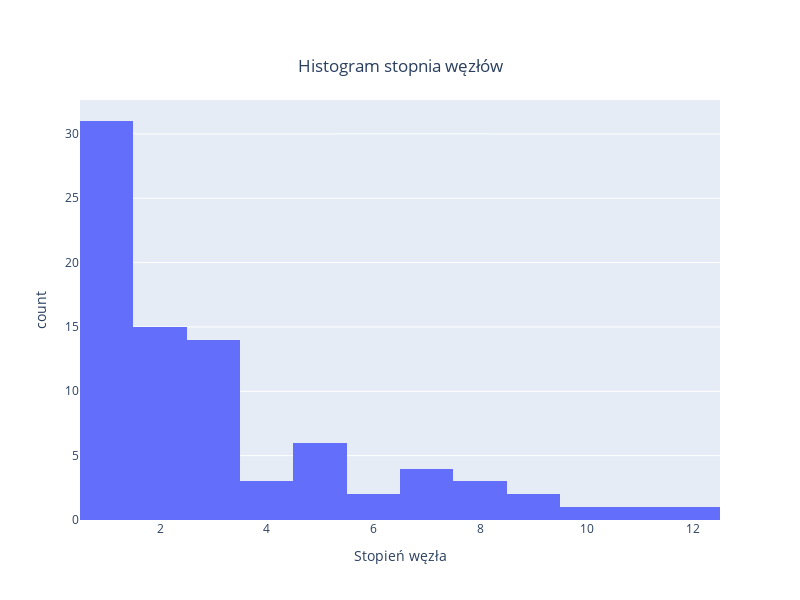

Notebook code cell kept with this figure:
### Code cell
import plotly.express as px

fig = px.histogram(
    [x[1] for x in graph_politicians.degree()], title="Histogram stopnia węzłów", width=800, height=600
)
fig.update_layout(
    xaxis_title="Stopień węzła",
    title={
        "text": "Histogram stopnia węzłów",
        "y": 0.9,
        "x": 0.5,
        "xanchor": "center",
        "yanchor": "top",
    },
    showlegend=False
)
fig.show()

### Figure 1 — Plotly figure (JSON) as saved in the notebook; plotly's stock layout.template omitted (floating-point values rounded to 4 significant figures)
{"data": [{"alignmentgroup": "True", "bingroup": "x", "hovertemplate": "variable=0<br>value=%{x}<br>count=%{y}<extra></extra>", "legendgroup": "0", "marker": {"color": "#636efa", "pattern": {"shape": ""}}, "name": "0", "offsetgroup": "0", "orientation": "v", "showlegend": true, "type": "histogram", "x": [3, 2, 7, 2, 5, 3, 8, 3, 12, 5, 2, 3, 1, 7, 4, 5, 3, 4, 1, 3, 3, 2, 6, 2, 1, 1, 1, 8, 1, 1, 1, 3, 1, 7, 3, 10, 2, 3, 1, 3, 1, 3, 1, 11, 2, 2, 1, 1, 6, 5, 1, 3, 1, 1, 9, 1, 1, 2, 1, 2, 4, 1, 1, 1, 1, 2, 1, 1, 3, 9, 5, 2, 1, 1, 1, 7, 2, 5, 1, 1, 2, 8, 2], "xaxis": "x", "yaxis": "y"}], "layout": {"barmode": "relative", "height": 600, "legend": {"title": {"text": "variable"}, "tracegroupgap": 0}, "showlegend": false, "title": {"text": "Histogram stopnia węzłów", "x": 0.5, "xanchor": "center", "y": 0.9, "yanchor": "top"}, "width": 800, "xaxis": {"anchor": "y", "autorange": true, "domain": [0, 1], "range": [0.5, 12.5], "title": {"text": "Stopień węzła"}, "type": "linear"}, "yaxis": {"anchor": "x", "autorange": true, "domain": [0, 1], "range": [0, 32.63], "title": {"text": "count"}}}}
